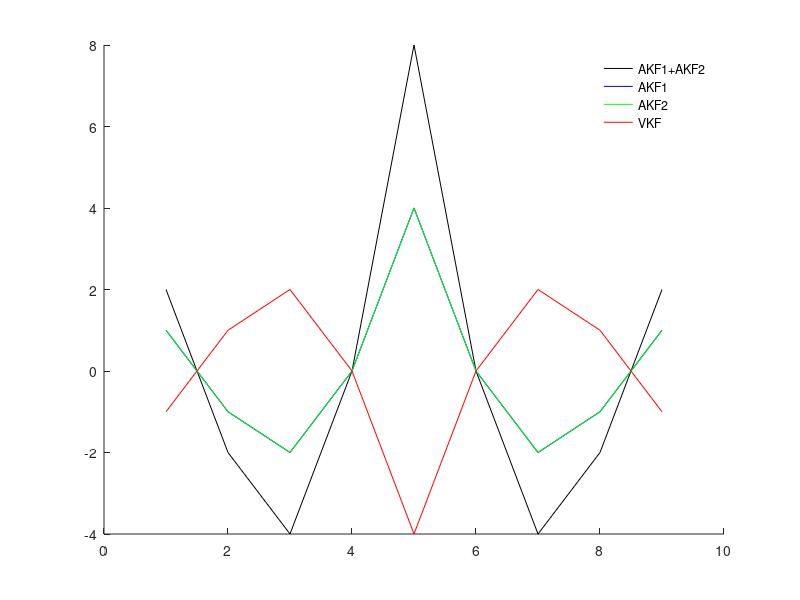
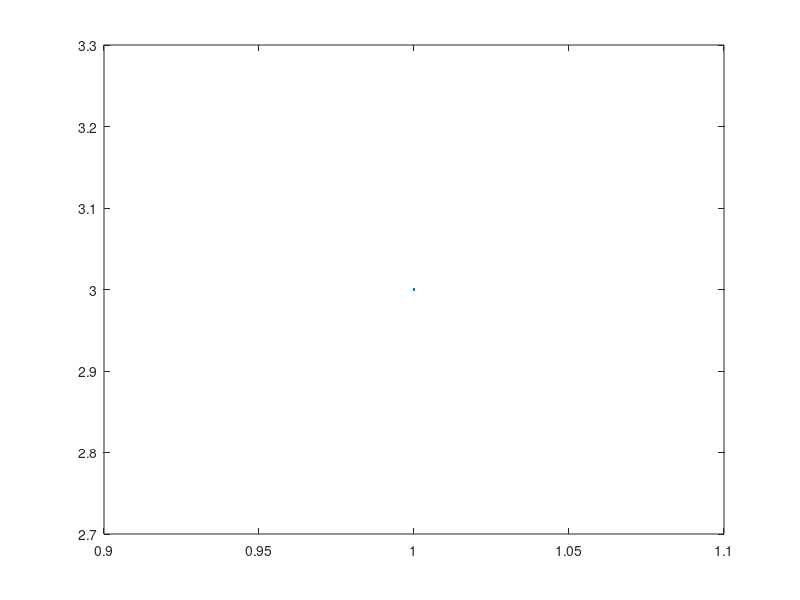

These figures' MATLAB source, in order:
pol= [1 1 2];
%pol= [1 0 2 1];
L=40; qPower= 3;
Mdegree= numel(pol); T=qPower.^(Mdegree-1)-1; fprintf('\nT= %d:', T);
a= zeros(1, Mdegree-1);  pol2Toend= pol(2:end); %a(1)= 1;
out= NaN(1, L); ain= 1;
for k=1:L;
  a= [ain a(1:(end-1))];
  ain= mod(-sum(pol2Toend.*a), qPower);
  out(k)= a(end); 
  fprintf(1, '%d', out(k));
  if rem(k,T)==0; fprintf(1, ';'); else fprintf(1, ','); end
end
out= out-1;


out1= [ 1, 1, 1,-1, 0, -1, 1, 1, 1, 0]; sum(out1)
out2= [ 1,-1, 1, 1, 1, -1,-1, 1,-1, 0]; sum(out2)

out1= [ 1, 1, 1,-1];
out2= [ 1, 1,-1, 1];
out1= [ 1, 1, 0, 1,-1];
out2= [-1,-1, 0, 1,-1];

out1= [-1, 0, 1, 1,-1];
out2= [ 0, 0, 1,-1, 1];

out1= [-1, 0, 1, 1,-1];
out2= [ 1, 0,-1,-1, 1];

T= numel(out1); %out1= (out1+1)/2; out2= (out2+1)/2;
% out1= repmat(out1,1,5);
% out2= repmat(out2,1,5);
T= numel(out1);
figure(); hold on; plot(xcorr(out1(1:T))+xcorr(out2(1:T)), 'k');
plot(xcorr(out1(1:T)),'b'); plot(xcorr(out2(1:T)),'g');
plot(xcorr(out1(1:T), out2(1:T)), 'r'); 
legend({'AKF1+AKF2','AKF1','AKF2','VKF'}); legend('boxoff');
figure(); plot(conv(out2, out2(1:numel(out1)), 'valid'))
  %  sum
%polyval(pol,1)

c0= 1; %c= 0:(qPower-1)
qPower= 3;
for v=1:qPower
  for jj=1:qPower
    a(jj,v)= mod((jj-1)*(v-1)+c0, qPower);
  end
end